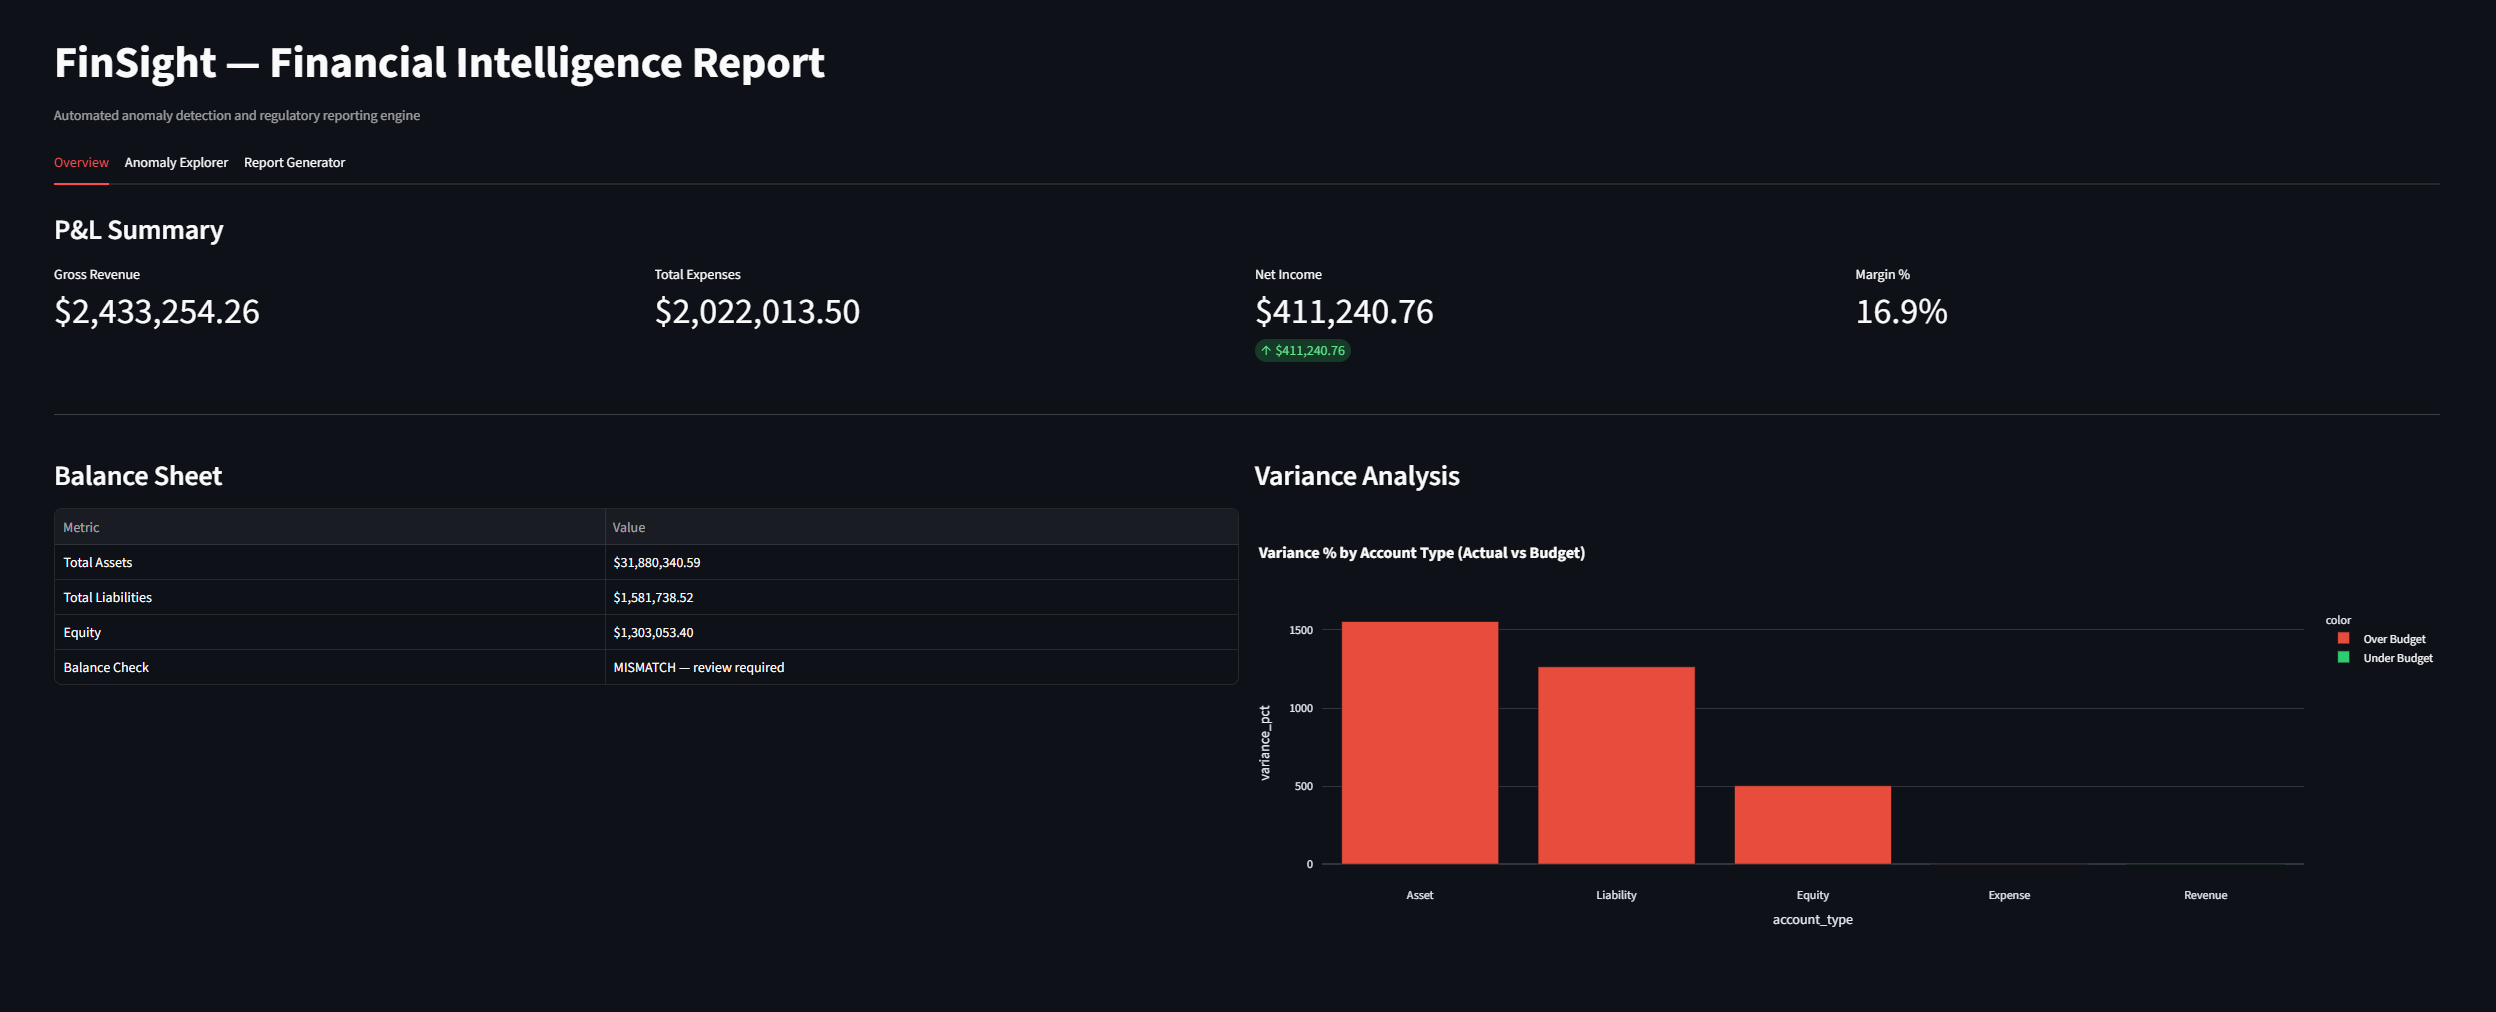

The script that drew this image:
import streamlit as st
import pandas as pd
import plotly.express as px
from engine.generator import load_from_db
from engine.anomaly import run_all
from engine.financials import generate_pl, generate_balance_sheet, generate_variance

st.set_page_config(
    page_title="FinSight",
    page_icon="📊",
    layout="wide"
)

@st.cache_data
def load_data():
    df_raw = load_from_db()
    df = run_all(df_raw)
    pl = generate_pl(df)
    bs = generate_balance_sheet(df)
    variance = generate_variance(df)
    return df, pl, bs, variance

df, pl, bs, variance = load_data()

st.title("FinSight — Financial Intelligence Report")
st.caption("Automated anomaly detection and regulatory reporting engine")

tab1, tab2, tab3 = st.tabs(["Overview", "Anomaly Explorer", "Report Generator"])

with tab1:
    st.subheader("P&L Summary")
    col1, col2, col3, col4 = st.columns(4)

    with col1:
        st.metric("Gross Revenue", f"${pl['Gross Revenue']:,.2f}")
    with col2:
        st.metric("Total Expenses", f"${pl['Total Expenses']:,.2f}")
    with col3:
        net = pl['Net Income']
        st.metric("Net Income", f"${net:,.2f}", delta=f"${net:,.2f}")
    with col4:
        st.metric("Margin %", f"{pl['Margin %']}%")

    st.divider()

    left, right = st.columns(2)

    with left:
        st.subheader("Balance Sheet")
        bs_data = {
            "Metric": list(bs.keys()),
            "Value": [f"${v:,.2f}" if isinstance(v, float) else v for v in bs.values()]
        }
        bs_df = pd.DataFrame(bs_data)
        st.dataframe(bs_df, use_container_width=True, hide_index=True)

    with right:
        st.subheader("Variance Analysis")
        variance["color"] = variance["variance_pct"].apply(
            lambda x: "Over Budget" if x > 0 else "Under Budget"
        )
        fig = px.bar(
            variance,
            x="account_type",
            y="variance_pct",
            color="color",
            color_discrete_map={"Over Budget": "#e74c3c", "Under Budget": "#2ecc71"},
            title="Variance % by Account Type (Actual vs Budget)",
            template="plotly_dark"
        )
        st.plotly_chart(fig, use_container_width=True)

with tab2:
    st.write("Anomaly Explorer coming in Part 3")

with tab3:
    st.write("Report Generator coming in Part 4")
